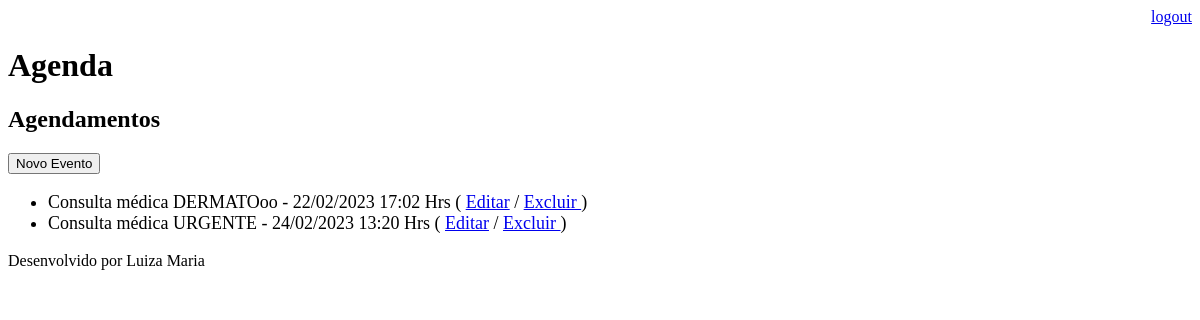
The page /agenda/ (signed in) on the database as committed earlier.
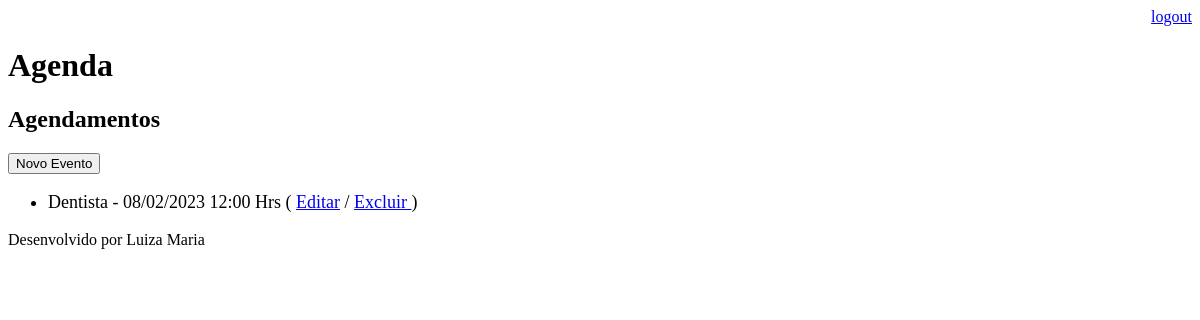
The same page on the database as committed later.
### core/models.py (models this page shows, shortened)
class Evento(models.Model):
    titulo = models.CharField(max_length=100)
    descricao = models.TextField(blank=True, null=True)
    data_evento = models.DateTimeField(verbose_name='Data do Evento')
    data_criacao = models.DateTimeField(auto_now=True,verbose_name='Data de Criação')
    usuario = models.ForeignKey(User, on_delete=models.CASCADE)
    class Meta:
        db_table = 'evento'
    def get_data_evento(self):
        return self.data_evento.strftime('%d/%m/%Y %H:%M Hrs')
    def get_evento_atrasado(self):
        print(type(self.data_evento))
        print(type(datetime.now()))
        if self.data_evento < datetime.now():
            return True
        else:
            return False

### core/views.py (the view)
# urls.py: path('agenda/', views.lista_eventos),
@login_required(login_url='/login/') #se não estiver autenticado não irá abrir a página da agenda e s erá levado até a página de autenticar.
def lista_eventos(request):
    usuario = request.user
    data_atual = datetime.now() - timedelta(hours=1)
    evento = Evento.objects.filter(usuario=usuario,
                                   data_evento__gt=data_atual)
    dados ={'eventos': evento}
    return render(request, 'agenda.html', dados)

### templates/agenda.html (shortened to what this page needs)
    {% extends "model-page.html" %}
    {% block content %}
        <h2>Agendamentos</h2>
        <a href="evento/">
            <button type="button">Novo Evento</button>
        </a>
        <ul style="font-size: 18px">
            {% for evento in eventos %}
                <li>
                    <div style=>
                        {{ evento.titulo }} - {{ evento.get_data_evento }}
                        ( <a href="evento/?id={{ evento.id }}">Editar</a>
                        / <a href="evento/delete/{{ evento.id }}/"> Excluir </a> )
                    </div>
                </li>
            {% endfor %}
        </ul>
    {% endblock %}

Rows that differ between the two databases and show on the page:
no longer on this page (row edited): Evento: titulo "Consulta médica DERMATOoo", get_data_evento "22/02/2023 17:02 Hrs"
no longer on this page (row edited): Evento: titulo "Consulta médica URGENTE", get_data_evento "24/02/2023 13:20 Hrs"
added Evento: titulo "Dentista", get_data_evento "08/02/2023 12:00 Hrs"
